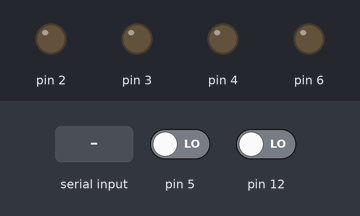
Bench run of a sketch on a simulated Arduino Uno, built with avr-gcc and run on an emulated ATmega328P. Shown: output pins drawn as LEDs (lit = HIGH). The inputs (shaded band) are chosen by the test bench; at power-on: pin 5 LOW, pin 12 LOW.

Above: at 1.2 s.
1.3 s: pin 5 driven HIGH
At 2.1 s:
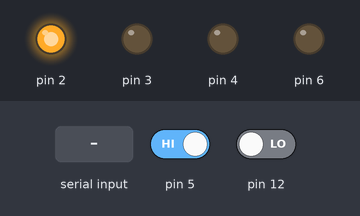
2.8 s: pin 12 driven HIGH
At 3.3 s:
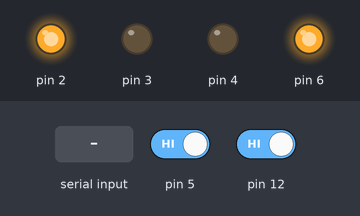
4.3 s: "f" received over Serial
At 6.4 s:
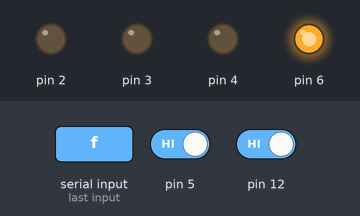
8.3 s: "l" received over Serial
At 10.7 s:
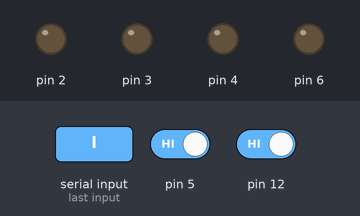
Timing chart, 0 to 12.2 s (numbered marks = the images above; inputs shaded):
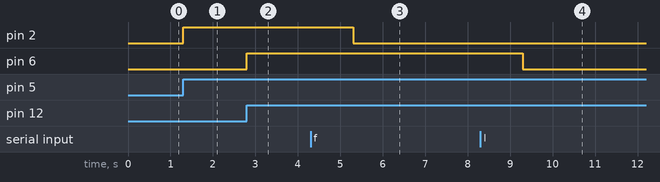

Measured:
- after the input at 1.3 s, pin 2: LOW → HIGH at once
- after the input at 2.8 s, pin 6: LOW → HIGH at once
- after the input at 4.3 s, pin 2: HIGH → LOW after 1.0 s
- after the input at 8.3 s, pin 6: HIGH → LOW after 1.0 s

The sketch:

fan.ino
```cpp
#include <IRremote.h>

int fanState = 0;
bool light = false;

bool fanButton = false;
bool lightButton = false;

IRrecv irrecv(7);
decode_results results;

void setup() {
  Serial.begin(9600);

  pinMode(2, OUTPUT);
  pinMode(3, OUTPUT);
  pinMode(4, OUTPUT);
  pinMode(5, INPUT);
  pinMode(6, OUTPUT);
  pinMode(12, INPUT);
  irrecv.enableIRIn();
}

void loop() {
  parseInput();
  displayState();


  if (irrecv.decode(&results)) {
    Serial.println(results.value, HEX);
    irrecv.resume(); // Receive the next value
  }

  delay(1);
}

void serialEvent() {
  String data = Serial.readString();
  parseSerialInput(data);
}

void displayState() {
  displayLightState();
  displayFanState();
}

void parseInput() {
  parseArduinoInput();
}

void displayLightState() {
  if (light) {
    digitalWrite(6, HIGH);
  } else {
    digitalWrite(6, LOW);
  }
}

void displayFanState() {
  switch(fanState) {
    case 1:
      digitalWrite(2, HIGH);
      digitalWrite(3, LOW);
      digitalWrite(4, LOW);
      break;
    case 2:
      digitalWrite(2, HIGH);
      digitalWrite(3, HIGH);
      digitalWrite(4, LOW);
      break;
    case 3:
      digitalWrite(2, HIGH);
      digitalWrite(3, HIGH);
      digitalWrite(4, HIGH);
      break;
    default:
      digitalWrite(2, LOW);
      digitalWrite(3, LOW);
      digitalWrite(4, LOW);
      break;
  }
}

void parseArduinoInput() {
  if (!fanButton && digitalRead(5) == HIGH) {
    fanState < 3 ? fanState++ : fanState = 0;
    fanButton = true;
  } else {
    fanButton = (digitalRead(5) == HIGH);
  }

  if (!lightButton && digitalRead(12) == HIGH) {
    light ? light = false : light = true;
    lightButton = true;
  } else {
    lightButton = (digitalRead(12) == HIGH);
  }
}

void parseSerialInput(String data) {
  if (data.substring(0, 1).equals("f")) {
    fanState = data.substring(1, 2).toInt();
  } else if (data.substring(0, 1).equals("l")) {
    light ? light = false : light = true;
  }
}
```
